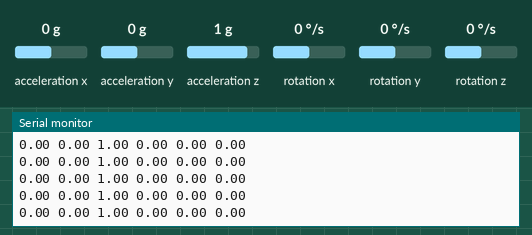
A sketch run on a simulated ESP32. On the bench: the last lines printed to the serial monitor. The test bench sets the inputs (shaded band); at power-on: acceleration x 0 g, acceleration y 0 g, acceleration z 1 g, rotation x 0 °/s, rotation y 0 °/s, rotation z 0 °/s. WiFi joins after 1.5 s; servers stay silent unless stated.

Above: at 5.9 s.
6.0 s: acceleration x set to -1.4 g
At 6.9 s:
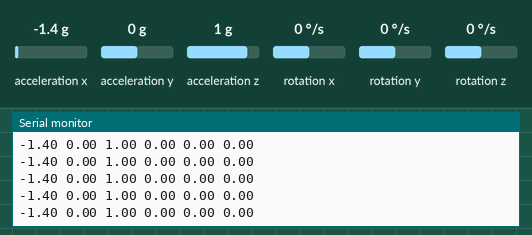
7.5 s: acceleration y set to -1.4 g
At 8.1 s:
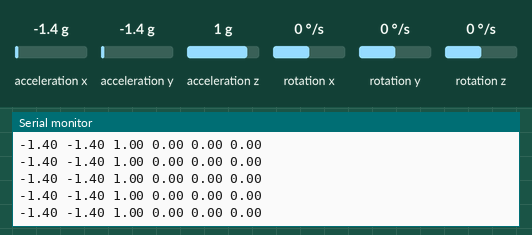
9.0 s: acceleration z set to -1.4 g
At 10.1 s:
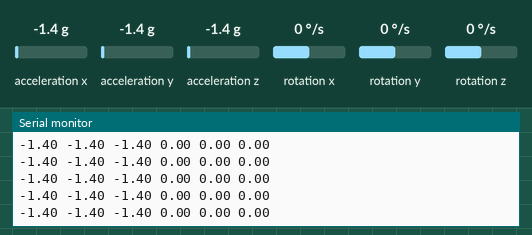
10.5 s: rotation x set to -192 °/s
At 11.5 s:
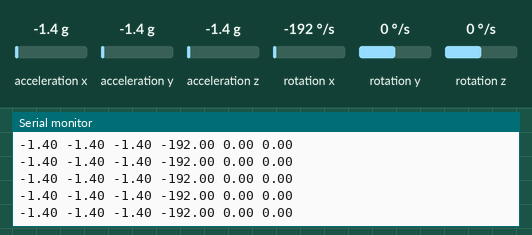
12.0 s: rotation y set to -192 °/s
At 12.7 s:
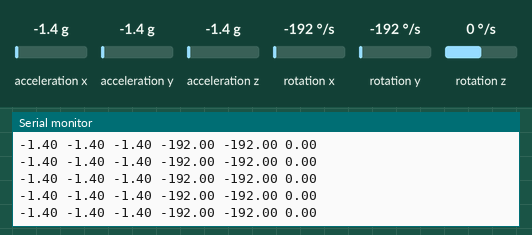

Measured:
- after the input at 6.0 s, the serial monitor: prints a new line at once (image 1)
- after the input at 7.5 s, the serial monitor: prints a new line at once (image 2)
- after the input at 9.0 s, the serial monitor: prints a new line at once (image 3)
- after the input at 10.5 s, the serial monitor: prints a new line at once (image 4)
- after the input at 12.0 s, the serial monitor: prints a new line at once (image 5)

The sketch:

Lay_data.ino
```cpp
#include <Wire.h>
#include <MPU6050.h>
#include <WiFi.h>

char *ssid = "PTIT.HCM_CanBo";     // Tên mạng WiFi của bạn
char *password = "";             // Mật khẩu mạng WiFi của bạn

const char *host = "10.251.13.222";     // Địa chỉ IP của máy tính chạy server
const int port = 8090;                 // Cổng mà server lắng nghe

const int numFeature = 6;              // Số lượng cột thuộc tính
int16_t numSample = 0;   //Đếm số lượng data thu được
const int maxNumSample = 800;  // Số dữ liệu lấy tối đa
const int timedelay = 25; //25ms lấy data 1 lần
boolean shouldStart = true; // Biến dừng thu data

MPU6050 mpu;
WiFiClient client;

// Mảng để lưu trữ dữ liệu thu được
float dataBuffer[maxNumSample][numFeature]; // Số lượng mẫu tối đa là 1000

void setup() {
  Wire.begin();
  Serial.begin(115200);

  mpu.initialize();

  //Kiểm tra kết nối MPU6050
  if (!mpu.testConnection()) {
    Serial.println("MPU6050 connection failed!");
    while (1);
  }

  // Kết nối WiFi
  WiFi.begin(ssid,password);
  while (WiFi.status() != WL_CONNECTED) {
    delay(100);
    Serial.print(".");
  }
  Serial.println("\nWiFi connected");
  Serial.print("IP address: ");
  Serial.println(WiFi.localIP());

  // Kết nối đến server
  if (client.connect(host, port)) {
    Serial.println("Connected to server");
  } else {
    Serial.println("Connection to server failed");
  }
  delay(3000);
}


void loop() {
  delay(timedelay);
  if (shouldStart) {
    float data[numFeature]; // Mảng để lưu dữ liệu

    // Thu thập dữ liệu từ cảm biến và lưu vào mảng
    int16_t ax, ay, az;
    int16_t gx, gy, gz;

    mpu.getMotion6(&ax, &ay, &az, &gx, &gy, &gz);

    // Chuyển đổi dữ liệu thành các giá trị float và lưu vào mảng
    data[0] = ax / 16384.0;
    data[1] = ay / 16384.0;
    data[2] = az / 16384.0;
    data[3] = gx / 131.0;
    data[4] = gy / 131.0;
    data[5] = gz / 131.0;

    // Lưu dữ liệu mỗi lần thu đc vào mảng buffer
    for (int i = 0; i < numFeature; i++) {
      dataBuffer[numSample][i] = data[i];
      Serial.print(dataBuffer[numSample][i] );
      Serial.print(" ");

    }

    Serial.println();

    numSample++;

    // Nếu đã đủ mẫu, gửi dữ liệu lên server và đặt lại các biến
    if (numSample >= maxNumSample) {
      delay(1000);
      sendDataToServer();
      shouldStart = false;
    }
  }

}

void sendDataToServer() {
  Serial.println("Sending data to server...");
  String data_send = "";
  // Chuyển đổi data thành String gửi server
  for (int i = 0; i < maxNumSample; i++) {
    for (int j = 0; j < numFeature; j++) {
      data_send += String(dataBuffer[i][j]);
      if(j < numFeature -1){
        data_send += ",";
      }
    }

    if(i <  maxNumSample -1){
        data_send += "#";
      }
  }

  Serial.println("Data send : "+ data_send);
  // Gửi lên server
  client.print(data_send);

  delay(3000);
  numSample = 0; // Đặt lại số lượng mẫu
  client.stop();
  Serial.println("End send data to server.");
}
```
